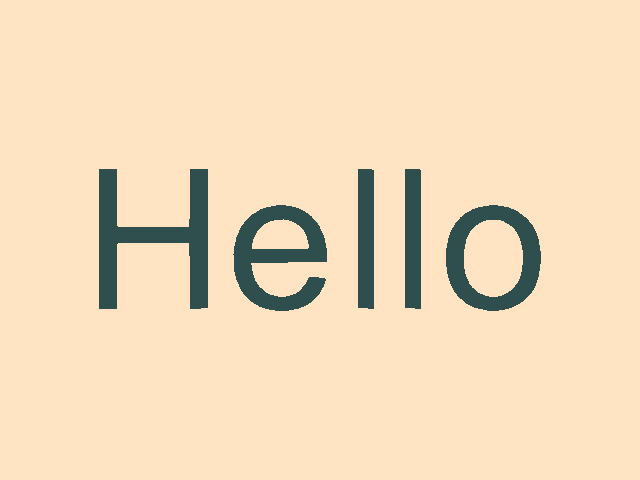

This chart was generated by the following Python code:
#!/usr/bin/env python

# Display 3D vector text using vtkVectorText.

# Factory overrides: importing these modules registers the OpenGL rendering
# and interaction style implementations for vtkRenderingCore factory classes.
import vtkmodules.vtkInteractionStyle  # noqa: F401
import vtkmodules.vtkRenderingOpenGL2  # noqa: F401

# VTK pipeline classes used in this example
from vtkmodules.vtkRenderingCore import (
    vtkActor,
    vtkPolyDataMapper,
    vtkRenderWindow,
    vtkRenderWindowInteractor,
    vtkRenderer,
)
from vtkmodules.vtkRenderingFreeType import vtkVectorText

# Colors (normalized RGB)
dark_slate_gray = (0.184, 0.310, 0.310)
bisque = (1.000, 0.894, 0.769)

# Source: generate 3D vector text polygon data
source = vtkVectorText()
source.SetText("Hello")

# Mapper: map polygon data to graphics primitives
mapper = vtkPolyDataMapper()
mapper.SetInputConnection(source.GetOutputPort())

# Actor: assign the mapped geometry
actor = vtkActor()
actor.SetMapper(mapper)
actor.GetProperty().SetColor(dark_slate_gray)

# Renderer: assemble the scene and configure the camera
renderer = vtkRenderer()
renderer.AddActor(actor)
renderer.SetBackground(bisque)

# Window: display the rendered scene
render_window = vtkRenderWindow()
render_window.AddRenderer(renderer)
render_window.SetWindowName("vector text")
render_window.SetMultiSamples(0)
render_window.SetSize(640, 480)

# Interactor: handle mouse and keyboard events
render_window_interactor = vtkRenderWindowInteractor()
render_window_interactor.SetRenderWindow(render_window)

# Launch the interactive visualization
render_window_interactor.Initialize()
render_window_interactor.Start()
